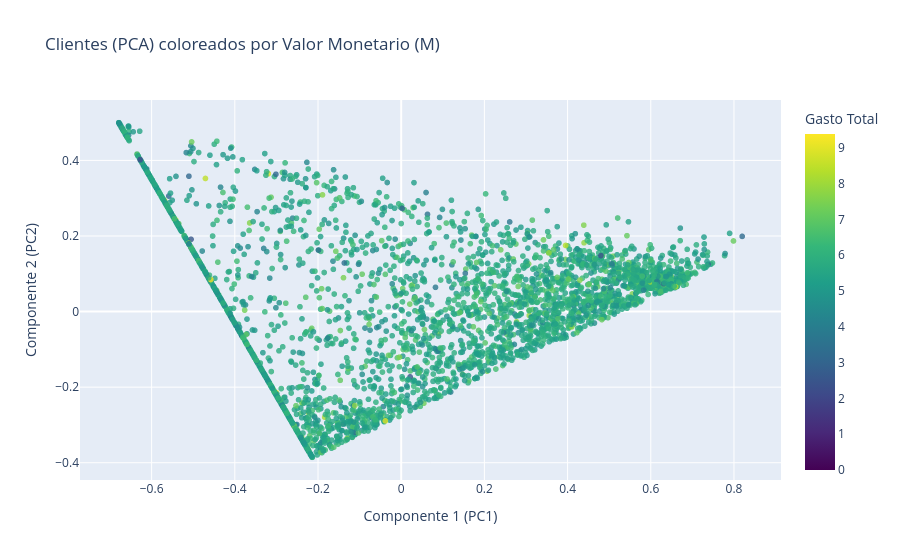

This figure's notebook cell:
### Code cell
import pandas as pd

# Creamos la figura dispersando las dos componentes (x es la columna 0, y la 1)
# Pintaremos según la columna 'Monetary' usando una escala de colores secuencial
fig = px.scatter(
    x=pca_proj[:, 0],
    y=pca_proj[:, 1],
    color=np.log1p(df["Monetary"]),  # usamos log para que se vea mejor pese a outliers o valores muy grandes
    color_continuous_scale="Viridis",
    labels={"x": "Componente 1 (PC1)", "y": "Componente 2 (PC2)", "color": "Gasto Total"},
    title="Clientes (PCA) coloreados por Valor Monetario (M)",
    opacity=0.8,
)

fig.show()

### Figure 1 — Plotly figure (JSON) as saved in the notebook; plotly's stock layout.template omitted (floating-point values rounded to 4 significant figures; data arrays with more than 128 entries replaced by an {"elided": "..."} marker saying what was removed)
{"data": [{"hovertemplate": "Componente 1 (PC1)=%{x}<br>Componente 2 (PC2)=%{y}<br>Gasto Total=%{marker.color}<extra></extra>", "legendgroup": "", "marker": {"color": {"elided": "4314 float values"}, "coloraxis": "coloraxis", "opacity": 0.8, "symbol": "circle"}, "mode": "markers", "name": "", "showlegend": false, "type": "scattergl", "x": {"elided": "4314 float values"}, "xaxis": "x", "y": {"elided": "4314 float values"}, "yaxis": "y"}], "layout": {"coloraxis": {"colorbar": {"title": {"text": "Gasto Total"}}, "colorscale": [[0, "#440154"], [0.1111, "#482878"], [0.2222, "#3e4989"], [0.3333, "#31688e"], [0.4444, "#26828e"], [0.5556, "#1f9e89"], [0.6667, "#35b779"], [0.7778, "#6ece58"], [0.8889, "#b5de2b"], [1, "#fde725"]]}, "legend": {"tracegroupgap": 0}, "title": {"text": "Clientes (PCA) coloreados por Valor Monetario (M)"}, "xaxis": {"anchor": "y", "domain": [0, 1], "title": {"text": "Componente 1 (PC1)"}}, "yaxis": {"anchor": "x", "domain": [0, 1], "title": {"text": "Componente 2 (PC2)"}}}}
